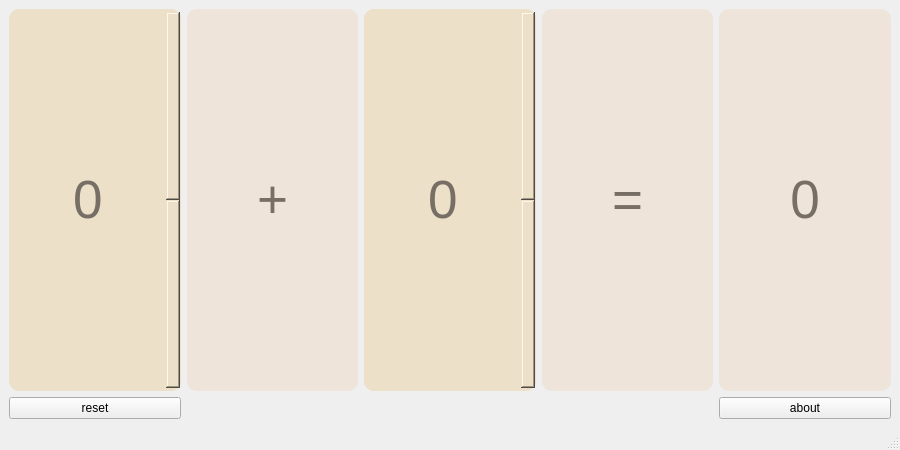
<?xml version="1.0" encoding="UTF-8"?>
<ui version="4.0">
 <class>MainWindow</class>
 <widget class="QMainWindow" name="MainWindow">
  <property name="geometry">
   <rect>
    <x>0</x>
    <y>0</y>
    <width>900</width>
    <height>450</height>
   </rect>
  </property>
  <property name="windowTitle">
   <string>MainWindow</string>
  </property>
  <widget class="QWidget" name="centralwidget">
   <layout class="QGridLayout" name="gridLayout_2">
    <item row="0" column="0">
     <layout class="QGridLayout" name="gridLayout">
      <item row="0" column="3">
       <widget class="QLabel" name="label_2">
        <property name="sizePolicy">
         <sizepolicy hsizetype="Minimum" vsizetype="Minimum">
          <horstretch>0</horstretch>
          <verstretch>0</verstretch>
         </sizepolicy>
        </property>
        <property name="styleSheet">
         <string notr="true">background: rgb(238,228,218); 
color: rgb(119,110,101); 
border-radius: 10px; 
font: bold; 
font: 40pt; </string>
        </property>
        <property name="text">
         <string>=</string>
        </property>
        <property name="alignment">
         <set>Qt::AlignCenter</set>
        </property>
       </widget>
      </item>
      <item row="0" column="4">
       <widget class="QLabel" name="y">
        <property name="sizePolicy">
         <sizepolicy hsizetype="Minimum" vsizetype="Minimum">
          <horstretch>0</horstretch>
          <verstretch>0</verstretch>
         </sizepolicy>
        </property>
        <property name="styleSheet">
         <string notr="true">background: rgb(238,228,218); 
color: rgb(119,110,101); 
border-radius: 10px; 
font: bold; 
font: 40pt; </string>
        </property>
        <property name="text">
         <string>0</string>
        </property>
        <property name="alignment">
         <set>Qt::AlignCenter</set>
        </property>
       </widget>
      </item>
      <item row="0" column="2">
       <widget class="QSpinBox" name="x2">
        <property name="sizePolicy">
         <sizepolicy hsizetype="Minimum" vsizetype="Minimum">
          <horstretch>0</horstretch>
          <verstretch>0</verstretch>
         </sizepolicy>
        </property>
        <property name="layoutDirection">
         <enum>Qt::LeftToRight</enum>
        </property>
        <property name="styleSheet">
         <string notr="true">background: rgb(237,224,200); 
color: rgb(119,110,101); 
border-radius: 10px; 
font: bold; 
font: 40pt; </string>
        </property>
        <property name="alignment">
         <set>Qt::AlignCenter</set>
        </property>
       </widget>
      </item>
      <item row="0" column="1">
       <widget class="QLabel" name="label">
        <property name="sizePolicy">
         <sizepolicy hsizetype="Minimum" vsizetype="Minimum">
          <horstretch>0</horstretch>
          <verstretch>0</verstretch>
         </sizepolicy>
        </property>
        <property name="styleSheet">
         <string notr="true">background: rgb(238,228,218); 
color: rgb(119,110,101); 
border-radius: 10px; 
font: bold; 
font: 40pt; </string>
        </property>
        <property name="text">
         <string>+</string>
        </property>
        <property name="alignment">
         <set>Qt::AlignCenter</set>
        </property>
       </widget>
      </item>
      <item row="0" column="0">
       <widget class="QSpinBox" name="x1">
        <property name="sizePolicy">
         <sizepolicy hsizetype="Minimum" vsizetype="Minimum">
          <horstretch>0</horstretch>
          <verstretch>0</verstretch>
         </sizepolicy>
        </property>
        <property name="layoutDirection">
         <enum>Qt::LeftToRight</enum>
        </property>
        <property name="styleSheet">
         <string notr="true">background: rgb(237,224,200); 
color: rgb(119,110,101); 
border-radius: 10px; 
font: bold; 
font: 40pt; </string>
        </property>
        <property name="alignment">
         <set>Qt::AlignCenter</set>
        </property>
       </widget>
      </item>
      <item row="1" column="0">
       <widget class="QPushButton" name="reset">
        <property name="text">
         <string>reset</string>
        </property>
       </widget>
      </item>
      <item row="1" column="4">
       <widget class="QPushButton" name="about">
        <property name="text">
         <string>about</string>
        </property>
       </widget>
      </item>
     </layout>
    </item>
   </layout>
  </widget>
  <widget class="QMenuBar" name="menubar">
   <property name="geometry">
    <rect>
     <x>0</x>
     <y>0</y>
     <width>900</width>
     <height>26</height>
    </rect>
   </property>
  </widget>
  <widget class="QStatusBar" name="statusbar"/>
 </widget>
 <resources/>
 <connections/>
</ui>
